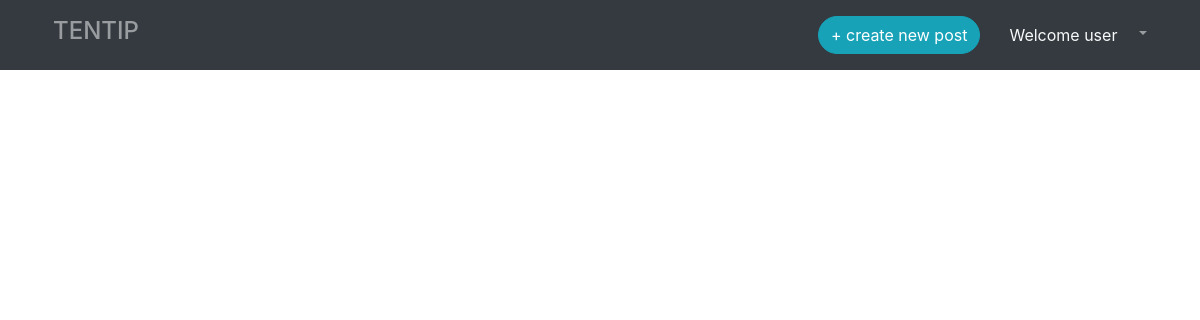
The page /blog/index.php (signed in) on the database as committed earlier.
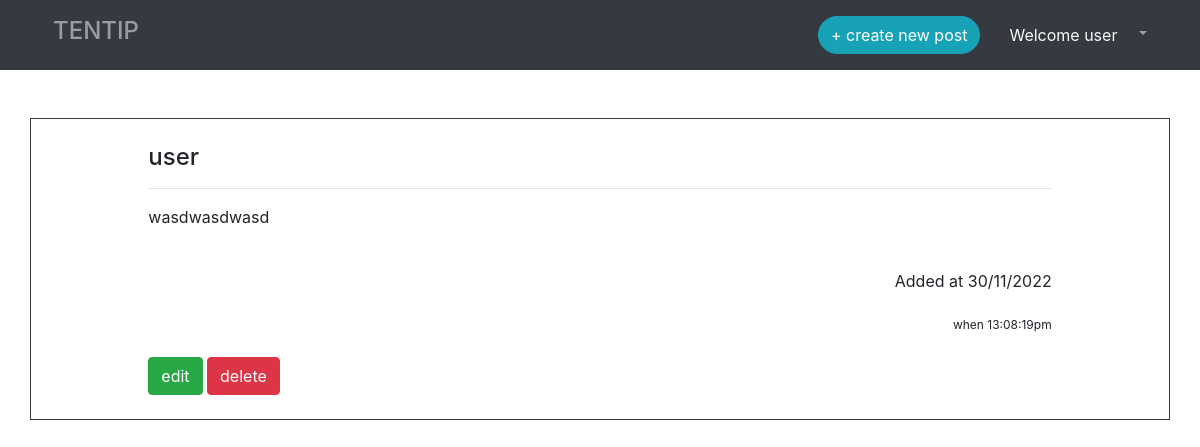
The same page on the database as committed later.
### tables this page shows
CREATE TABLE `tbl_blog` (
  `blog_id` int(11) NOT NULL,
  `name` varchar(64) NOT NULL,
  `blog` text NOT NULL,
  `date` text NOT NULL,
  `time` text NOT NULL
);

### blog/container.php (the view, shortened to what this page needs)
<?php
  include "connect.php";
  $sql = "SELECT * FROM tbl_blog";
  $result = $con->query($sql);
  while($row = $result->fetch_assoc()){
    if ($row['blog'] <> '') {
?>
  <div class="container mt-5 border border-dark p-4">
    <div class="row">
      <div class="col-1">
      </div>
      <div class="col-10">
        <h4><?php echo $row['name']; ?></h4>
        <hr>
        <p>
          <?php echo $row['blog']; ?>
        </p>
        <br>
        <p align="right">
          Added at <?php echo $row['date'] ?>
          <br>
          <br>
          <sup>when <?php echo $row['time'] ?></sup>
        </p>
          <form action="edit_post_script.php" method="post">
            <a href="edit_post.php?id=<?php echo $row['blog_id']; ?>"><button class="btn btn-success" type="button">edit</button></a>
            <a href="delete.php?id=<?php echo $row['blog_id'] ?>"><button class="btn btn-danger" type="button">delete</button></a>
          </form>
        </div>
      </div>
    </div>
<?php }} ?>

### blog/index.php (shortened to what this page needs)
<!DOCTYPE html>
<html lang="th" dir="ltr">
  <head>
    <link rel="stylesheet" href="css/bootstrap.css">
  </head>
  <body>
    <?php include "checknav.php"; ?>
    <?php include "container.php"; ?>
  </body>
</html>

### blog/checknav.php (shortened to what this page needs)
<?php
  if ($_SESSION['sess_status']==2) {
    include "admin_navbar.php";
  }else if ($_SESSION['sess_status']==1) {
    include "user_navbar.php";
  }else {
    include "navbar.php";
  }
?>

### blog/user_navbar.php (shortened to what this page needs)
<nav class="navbar navbar-expand-lg navbar-dark bg-dark">
  <div class="container">
    <ul class="navbar-nav mr-auto">
      <li class="nav-item">
        <a class="nav-link" href="index.php"><h4>TENTIP</h4></a>
      </li>
    </ul>
    <ul class="navbar-nav ml-auto">
      <li class="nav-item">
        <a class="nav-link" href="create_post.php"><button class="btn btn-info rounded-pill" type="button">+ create new post</button></a>
      </li>
      <li class="nav-item dropdown">
        <a class="nav-link dropdown-toggle" data-toggle="dropdown" href="#"><button class="btn text-light" type="button">Welcome <?php echo $_SESSION['sess_name']; ?></button> </a>
      </li>
    </ul>
  </div>
</nav>

Rows that differ between the two databases and show on the page:
added tbl_blog: name "user", blog "wasdwasdwasd", date "30/11/2022", time "13:08:19pm"
